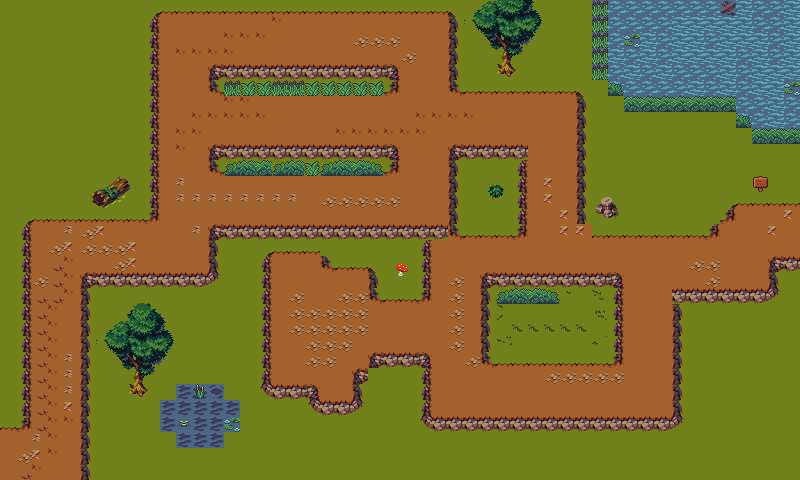

A level layout from a 2D game, rendered from its tile map. Below: a short description, then the map file with tile-grid data replaced by summaries:
An orthogonal 50x30 tile map with 16x16 px tiles, 3 tile layers (Слой тайлов 1, Слой тайлов 2, Слой тайлов 3), 5 tilesets and 41 objects.

<map version="1.10" tiledversion="1.11.0" orientation="orthogonal" renderorder="left-down" width="50" height="30" tilewidth="16" tileheight="16" infinite="0" nextlayerid="12" nextobjectid="68">
 <tileset firstgid="1" name="GRASS+" tilewidth="16" tileheight="16" tilecount="350" columns="25">
  <image source="GRASS+.png" width="400" height="224" />
  <tile id="130">
   <objectgroup draworder="index" id="3">
    <object id="2" x="0.253265" y="-0.379897" width="16.0823" height="16.3356" />
   </objectgroup>
  </tile>
 </tileset>
 <tileset firstgid="351" name="Decorations" tilewidth="16" tileheight="16" tilecount="256" columns="16">
  <image source="Decorations.png" width="256" height="256" />
 </tileset>
 <tileset firstgid="607" name="GRASS+" tilewidth="16" tileheight="16" tilecount="350" columns="25">
  <image source="GRASS+.png" width="400" height="224" />
 </tileset>
 <tileset firstgid="957" name="Tileset" tilewidth="16" tileheight="16" tilecount="120" columns="8">
  <image source="Tileset.png" width="128" height="240" />
 </tileset>
 <tileset firstgid="1077" name="Water+" tilewidth="16" tileheight="16" tilecount="168" columns="12">
  <image source="Water+.png" width="192" height="224" />
 </tileset>
 <layer id="1" name="Слой тайлов 1" width="50" height="30">
  <data>[1500 cells, 1500 non-empty, 2 distinct tile ids]</data>
 </layer>
 <layer id="2" name="Слой тайлов 2" width="50" height="30">
  <data>[1500 cells, 639 non-empty, 96 distinct tile ids]</data>
 </layer>
 <layer id="3" name="Слой тайлов 3" width="50" height="30">
  <data>[1500 cells, 17 non-empty, 4 distinct tile ids]</data>
 </layer>
 <objectgroup id="5" name="blocked">
  <object id="12" x="449" y="41" width="142" height="53.5" />
  <object id="27" x="828.5" y="171.5" />
  <object id="39" x="0" y="217.5" width="29.5" height="211.5" />
  <object id="40" x="83.5" y="274.5" width="57" height="211.5" />
  <object id="41" x="-1" y="176" width="160.5" height="47.5" />
  <object id="42" x="83" y="273.5" width="156" height="70" />
  <object id="43" x="208.5" y="226" width="61" height="74" />
  <object id="44" x="209.5" y="224" width="221.5" height="30" />
  <object id="46" x="370" y="245" width="60.5" height="55.5" />
  <object id="47" x="320.5" y="242" width="60.5" height="26" />
  <object id="48" x="221" y="289" width="49.5" height="156" />
  <object id="49" x="247.5" y="389" width="70" height="64" />
  <object id="50" x="300" y="403" width="79.5" height="41.5" />
  <object id="51" x="356" y="370.5" width="73.5" height="33.5" />
  <object id="52" x="369" y="354" width="59.5" height="30" />
  <object id="53" x="482" y="272" width="140" height="94" />
  <object id="54" x="374" y="399" width="55" height="56" />
  <object id="55" x="408" y="421" width="289" height="42.5" />
  <object id="56" x="773.5" y="261.5" width="35.5" height="56.5" />
  <object id="57" x="674" y="292" width="113.5" height="156.5" />
  <object id="58" x="717.5" y="168" width="81.5" height="34.5" />
  <object id="59" x="693.5" y="190" width="39" height="30" />
  <object id="60" x="585" y="200.5" width="127.5" height="34.5" />
  <object id="61" x="577.5" y="89.5" width="70.5" height="146.5" />
  <object id="62" x="450.5" y="143.5" width="75.5" height="95" />
  <object id="63" x="210.667" y="146" width="188.667" height="31.3333" />
  <object id="64" x="212" y="65.3333" width="184.667" height="30" />
  <object id="65" x="449.333" y="-1.33333" width="46.6667" height="72.6667" />
  <object id="66" x="126" y="-12.6667" width="337.333" height="22" />
  <object id="67" x="108.667" y="-28" width="49.3333" height="212" />
 </objectgroup>
 <objectgroup id="6" name="berry">
  <object id="28" x="555" y="120.5">
   <point />
  </object>
  <object id="29" x="304.5" y="294">
   <point />
  </object>
 </objectgroup>
 <objectgroup id="7" name="candy">
  <object id="30" x="343" y="339">
   <point />
  </object>
  <object id="31" x="308" y="119.5">
   <point />
  </object>
 </objectgroup>
 <objectgroup id="8" name="tower">
  <object id="32" x="551.5" y="340">
   <point />
  </object>
 </objectgroup>
 <objectgroup id="9" name="enemy">
  <object id="33" x="215.5" y="104" width="232.5" height="25.5" />
  <object id="34" x="210" y="184" width="184" height="31" />
  <object id="35" x="209" y="25" width="204" height="29.5" />
 </objectgroup>
 <objectgroup id="10" name="finish">
  <object id="36" x="766" y="210.5" width="30.5" height="43.5" />
 </objectgroup>
 <objectgroup id="11" name="start">
  <object id="37" x="9.5" y="434.5" width="24.5" height="44" />
 </objectgroup>
</map>
